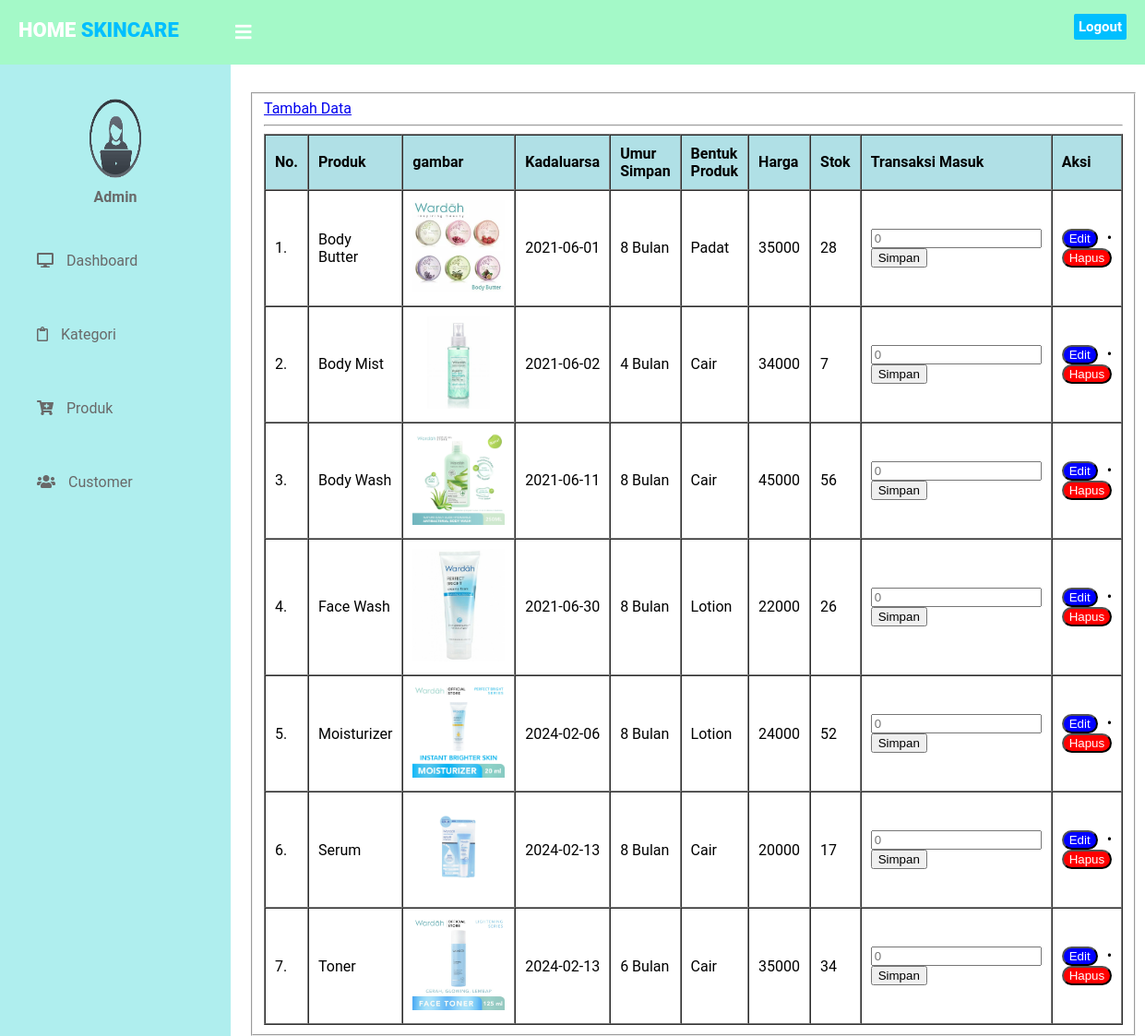
The page /admin/?page=produk (signed in) on the database its author committed.
### tables this page shows
CREATE TABLE `produk` (
  `produk_id` int(11) NOT NULL,
  `produk` varchar(15) NOT NULL,
  `harga` int(11) NOT NULL,
  `gambar` text NOT NULL,
  `bentuk_produk` varchar(10) NOT NULL,
  `umur_simpan` varchar(20) NOT NULL,
  `kadaluarsa` date NOT NULL,
  `stok` int(3) NOT NULL
);

### admin/pages/produk/list.php (the view, shortened to what this page needs)
<fieldset>
    <a href="?page=tambah-produk">Tambah Data</a>
    <hr>
    <table border="1" cellpadding="10" cellspacing="0">
        <thead style="background-color:		#B0E0E6">
            <tr>
                <th>No.</th>
                <th>Produk</th>
                <th>gambar</th>
                <th>Kadaluarsa</th>
                <th>Umur Simpan</th>
                <th>Bentuk Produk</th>
                <th>Harga</th>
                <th>Stok</th>
                <th>Transaksi Masuk</th>
                <th>Aksi</th>
            </tr>
        </thead>
        <tbody>
            <?php
            $nomor = 0;
            $sql = "SELECT * FROM produk ORDER BY produk ASC";
            $result = $con_object->query($sql);
            if ($result->num_rows > 0) {
                while ($row = $result->fetch_assoc()) {
                    $produk_id = $row['produk_id'];
                    $transaksi_masuk = $con_object->query("SELECT SUM(qty) as 'stok_transaksi' FROM transaksi_barang WHERE produk_id = $produk_id AND status = 1 ");
                    $masuk_transaksi = $transaksi_masuk->fetch_array();
                    $jum_transaksi = $masuk_transaksi['stok_transaksi'];
                    $sql_masuk = $con_object->query("SELECT SUM(qty) as 'stok' FROM checkout WHERE produk_id = $produk_id ");
                    $data_masuk = $sql_masuk->fetch_array();
                    $jum_masuk = $data_masuk['stok'];
                    $stok_barang = $row['stok'] + $jum_transaksi - $jum_masuk;
            ?>
                    <tr>
                        <td><?php echo ++$nomor; ?>.</td>
                        <td><?php echo $row['produk']; ?></td>
                        <td>
                            <img src="<?php echo 'pages\produk\gambar\\' . $row['gambar']; ?>" width="100px" alt="">
                        </td>
                        <td><?php echo $row['kadaluarsa']; ?></td>
                        <td><?php echo $row['umur_simpan'] ?></td>
                        <td><?php echo $row['bentuk_produk']; ?></td>
                        <td><?php echo $row['harga']; ?></td>
                        <td><?php echo $stok_barang; ?></td>
                        <td>
                            <form method="POST">
                                <input type="number" name="qty" placeholder="0">
                                <button type="submit" name="transaksi-masuk">
                                    Simpan
                                </button>
                            </form>
                        </td>
                        <td>
                            <a href="?page=edit-data&produk_id=<?php echo $row['produk_id']; ?>"><button style="background-color:blue; border-radius:25px; color:white">Edit</button></a> &bull;
                            <form style="display: inline;" method="POST">
                                <button style="background-color:red; border-radius:25px; color:white" onclick="return confirm('Yakin ? Anda Ingin Menghapus Data Ini ?')" type="submit" name="btn-hapus">
                                    Hapus
                                </button>
                            </form>
                        </td>
                    </tr>
            <?php
                }
            } else {
                echo "<tr><td colspan='6'><b><i>Note : Data Tidak Ada</i></b></td></tr>";
            }
            ?>
        </tbody>
    </table>
</fieldset>

### admin/index.php (shortened to what this page needs)
<?php
include '../connection/koneksi.php';
?>
<!DOCTYPE html>
<html lang="en">
<head>
    <link rel="stylesheet" href="css/style.css">
    <link rel="stylesheet" href="https://cdnjs.cloudflare.com/ajax/libs/font-awesome/5.15.3/css/all.min.css">
</head>
<body>
    <header>
        <label for="check">
            <i class="fas fa-bars" id="sidebar_btn"></i>
        </label>
        <div class="left_area">
            <h3>Home <span>Skincare</span></h3>
        </div>
        <div class="right_area">
            <a href="../logout.php" class="logout_btn">Logout</a>
        </div>
    </header>
    <div class="sidebar">
        <center>
            <img src="gambar/admin.png" class="profile_admin" alt="">
            <h4>Admin</h4>
        </center>
        <a href="?page=dashboard"><i class="fas fa-desktop"></i> <span>Dashboard</span></a>
        <a href="?page=kategori"><i class="far fa-clipboard"></i> <span>Kategori</span></a>
        <a href="?page=produk"><i class="fas fa-cart-plus"></i> <span>Produk</span></a>
        <a href="?page=customer"><i class="fas fa-users"></i> <span>Customer</span></a>
    </div>
    <div class="content">
        <div class="isi">
            <div class="row">
                <div class="col-md-10">
                    <?php
                    if (isset($_GET['page'])) {
                        switch ($_GET['page']) {
                            case 'produk':
                                include_once 'pages/produk/list.php';
                                break;
                        }
                    } else {
                        include_once 'pages/dashboard.php';
                    }
                    ?>
                </div>
            </div>
</body>
</html>

### admin/css/style.css (style rules this page uses)
body { margin: auto; padding: 0; font-family: "Roboto", sans-serif; }
header { position: fixed; background: #A4F9C8; padding: 20px; width: 100%; height: 30px; }
.left_area h3 { color: white; margin: 0; text-transform: uppercase; font-size: 22px; font-weight: 900; }
.left_area span { color: #00BFFF; }
.logout_btn { padding: 5px; background: #00BFFF; text-decoration: none; float: right; margin-top: -30px; margin-right: 40px; border-radius: 2px; font-size: 15px; font-weight: 600; color: white; }
.sidebar { background: #AFEEEE; margin-top: 70px; padding-top: 30px; position: fixed; left: 0; width: 250px; height: 100%; transition: 0.5s; transition-property: left; }
.sidebar .profile_admin { width: 100px; height: 100px; border-radius: 100px; border-bottom: 10px; }
.sidebar h4 { color: #696969; margin-top: 0; margin-bottom: 20px; }
.sidebar a { color: #696969; display: block; width: 250px; line-height: 80px; text-decoration: none; padding-left: 40px; box-sizing: border-box; transition: 0.5s; transition-property: background; }
.sidebar i { padding-right: 10px; }
label #sidebar_btn { z-index: 1; color: white; position: fixed; cursor: pointer; left: 250px; font-size: 20px; margin: 5px; transition: 0.5s; transition-property: color; }
.content { margin-left: 250px; background-position: center; background-size: cover; height: 100vh; transition: 0.5s; }
.isi { padding: 100px 20px 0px 20px; text-align: justify; }
.col-md-10 { width: 83.33333333%; }

### rows shown on the page
produk: produk "Body Butter", gambar (picture), kadaluarsa "2021-06-01", umur_simpan "8 Bulan", bentuk_produk "Padat", harga "35000", stok_barang "28"
produk: produk "Body Mist", gambar (picture), kadaluarsa "2021-06-02", umur_simpan "4 Bulan", bentuk_produk "Cair", harga "34000", stok_barang "7"
produk: produk "Body Wash", gambar (picture), kadaluarsa "2021-06-11", umur_simpan "8 Bulan", bentuk_produk "Cair", harga "45000", stok_barang "56"
produk: produk "Face Wash", gambar (picture), kadaluarsa "2021-06-30", umur_simpan "8 Bulan", bentuk_produk "Lotion", harga "22000", stok_barang "26"
produk: produk "Moisturizer", gambar (picture), kadaluarsa "2024-02-06", umur_simpan "8 Bulan", bentuk_produk "Lotion", harga "24000", stok_barang "52"
produk: produk "Serum", gambar (picture), kadaluarsa "2024-02-13", umur_simpan "8 Bulan", bentuk_produk "Cair", harga "20000", stok_barang "17"
produk: produk "Toner", gambar (picture), kadaluarsa "2024-02-13", umur_simpan "6 Bulan", bentuk_produk "Cair", harga "35000", stok "34"
